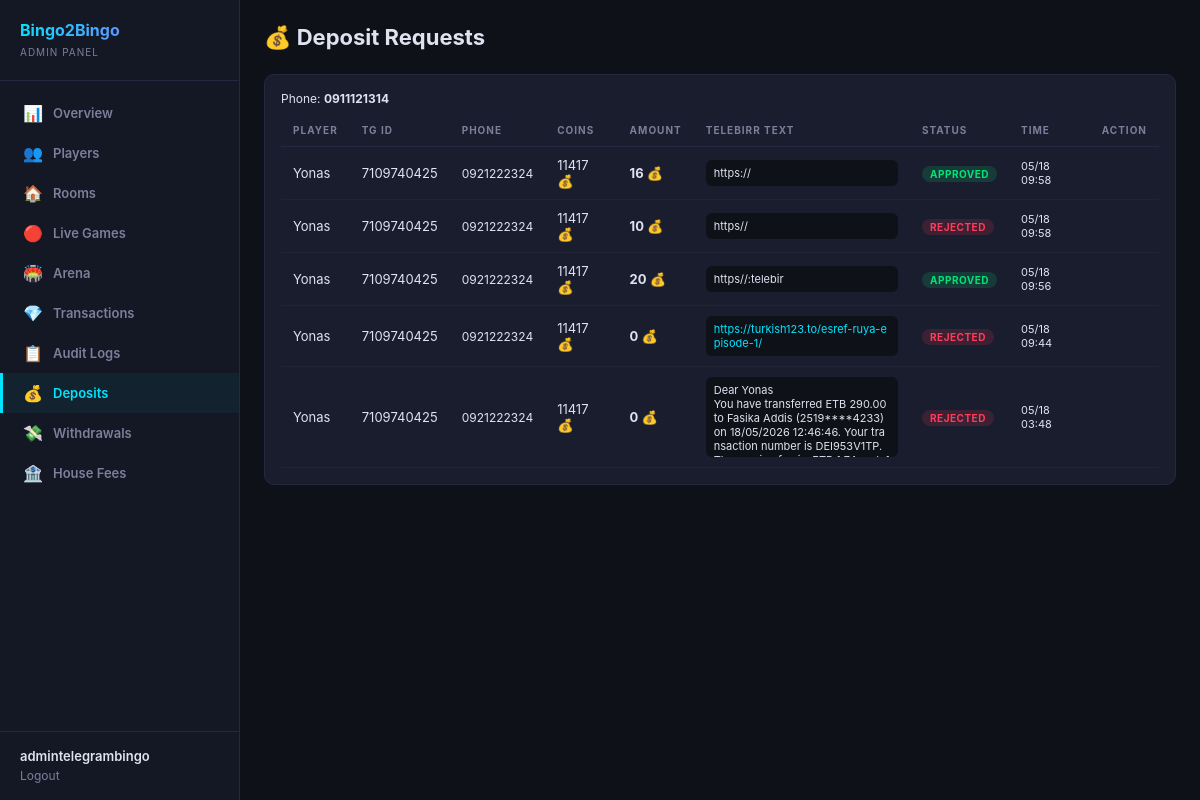
The page /dashboard/deposits/ (signed in) on the database as committed earlier.
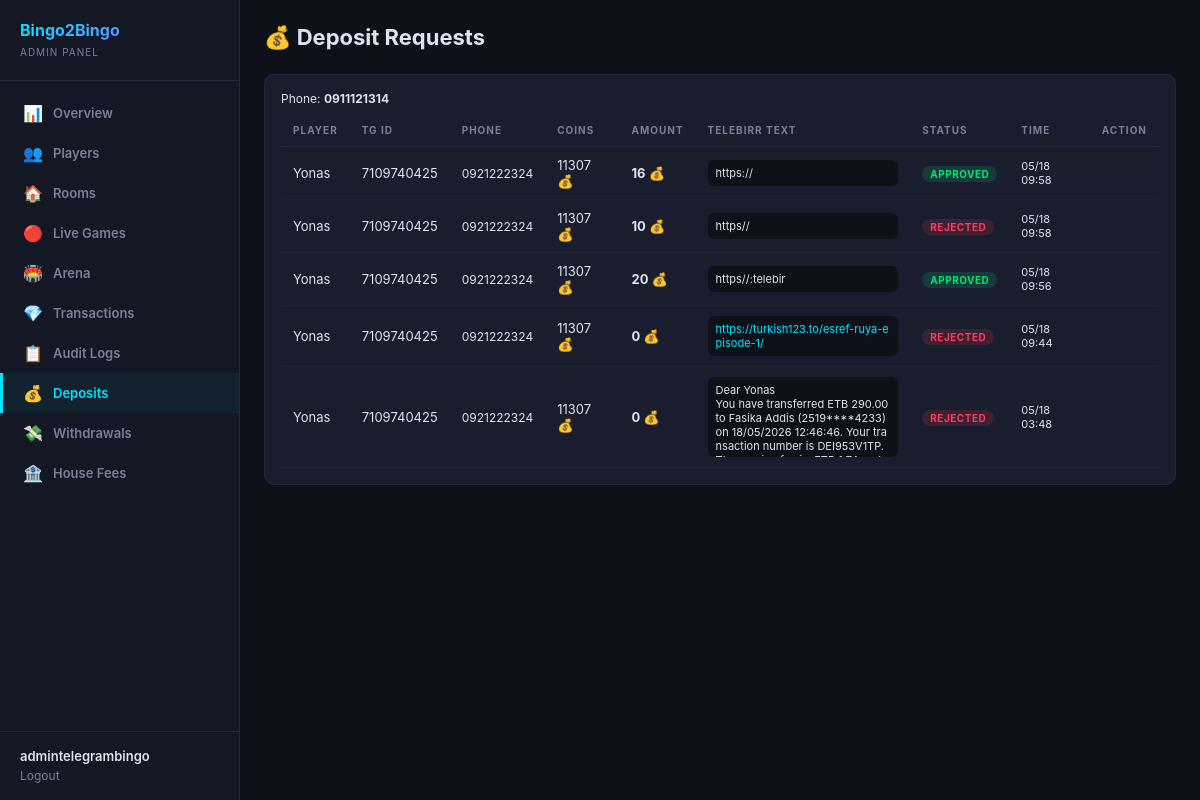
The same page on the database as committed later.
### finance/models.py (models this page shows, shortened)
class DepositRequest(models.Model):
    class Status(models.TextChoices):
        PENDING = 'pending', 'Pending'
        APPROVED = 'approved', 'Approved'
        REJECTED = 'rejected', 'Rejected'
    player = models.ForeignKey(Player, on_delete=models.CASCADE, related_name='deposit_requests')
    amount = models.BigIntegerField(default=0)
    telebirr_text = models.TextField()
    status = models.CharField(max_length=10, choices=Status.choices, default=Status.PENDING)
    reviewed_by = models.ForeignKey(User, null=True, blank=True, on_delete=models.SET_NULL)
    created_at = models.DateTimeField(default=timezone.now)
    reviewed_at = models.DateTimeField(null=True, blank=True)
    class Meta:
        verbose_name = 'Deposit Request'
        verbose_name_plural = 'Deposit Requests'
        ordering = ['-created_at']

### users/models.py (models this page shows, shortened)
class Player(models.Model):
    telegram_id = models.BigIntegerField(unique=True, db_index=True)
    username = models.CharField(max_length=255, blank=True, default='')
    first_name = models.CharField(max_length=255, blank=True, default='')
    phone_number = models.CharField(max_length=20, blank=True, default='')
    coins = models.BigIntegerField(default=10)
    wins = models.IntegerField(default=0)
    losses = models.IntegerField(default=0)
    games_played = models.IntegerField(default=0)
    xp = models.BigIntegerField(default=0)
    level = models.IntegerField(default=1)
    referral_code = models.CharField(max_length=32, unique=True, blank=True)
    invited_by = models.ForeignKey(
        'self', null=True, blank=True,
        on_delete=models.SET_NULL,
        related_name='invitees'
    )
    is_banned = models.BooleanField(default=False)
    last_daily_bonus = models.DateTimeField(null=True, blank=True)
    created_at = models.DateTimeField(default=timezone.now)
    class Meta:
        verbose_name = 'Player'
        verbose_name_plural = 'Players'
        ordering = ['-coins']

### dashboard/views.py (the view)
# urls.py: path('deposits/', views.finance_deposits, name='admin_deposits'),
@admin_required
def finance_deposits(request):
    from finance.views import admin_deposits
    return admin_deposits(request)

### dashboard/auth.py (called while the page is built)
def admin_required(view_func):
    @wraps(view_func)
    def wrapper(request, *args, **kwargs):
        if not request.user.is_authenticated:
            return redirect('dashboard:login')
        if not request.user.is_staff and not request.user.is_superuser:
            messages.error(request, 'Access denied. Staff only.')
            return redirect('dashboard:login')
        return view_func(request, *args, **kwargs)
    return wrapper

### finance/views.py (called while the page is built)
@admin_required
def admin_deposits(request):
    deposits = DepositRequest.objects.select_related('player', 'reviewed_by').order_by('-created_at')[:100]
    return render(request, 'finance/admin_deposits.html', {
        'deposits': deposits,
        'status_filter': request.GET.get('status', 'all'),
        'phonenumber': PHONENUMBER,
    })

### finance/templates/finance/admin_deposits.html (shortened to what this page needs)
{% extends 'dashboard/base.html' %}
{% block content %}
<div class="header"><h1>💰 Deposit Requests</h1></div>
<div class="card">
  <div style="color:var(--text-secondary);font-size:12px;margin-bottom:8px;">Phone: <strong style="color:var(--neon-gold);">{{ phonenumber }}</strong></div>
  <table>
    <thead><tr><th>Player</th><th>TG ID</th><th>Phone</th><th>Coins</th><th>Amount</th><th>Telebirr Text</th><th>Status</th><th>Time</th><th>Action</th></tr></thead>
    <tbody>
    {% for d in deposits %}
    <tr>
      <td>{{ d.player.first_name }}</td>
      <td>{{ d.player.telegram_id }}</td>
      <td style="font-size:12px;">{{ d.player.phone_number|default:"—" }}</td>
      <td>{{ d.player.coins }} 💰</td>
      <td style="color:var(--neon-gold);font-weight:700;">{{ d.amount }} 💰</td>
      <td style="max-width:250px;">
        <div style="max-height:80px;overflow-y:auto;white-space:pre-wrap;font-size:11px;color:var(--text-secondary);background:var(--bg);padding:6px 8px;border-radius:6px;word-break:break-all;" class="tx-text">{{ d.telebirr_text }}</div>
      </td>
      <td>{% if d.status == 'pending' %}<span class="badge badge-warning">Pending</span>
        {% elif d.status == 'approved' %}<span class="badge badge-success">Approved</span>
        {% else %}<span class="badge badge-danger">Rejected</span>{% endif %}</td>
      <td style="font-size:11px;">{{ d.created_at|date:"m/d H:i" }}</td>
      <td>
      </td>
    </tr>
    {% empty %}
    <tr><td colspan="9" style="text-align:center;color:var(--muted);padding:32px;">No deposit requests</td></tr>
    {% endfor %}
    </tbody>
  </table>
</div>
{% endblock %}

Rows that differ between the two databases and show on the page:
changed through a linked row, DepositRequest (number 1 of 5 on the later page): player.coins "11417" → "11307"
changed through a linked row, DepositRequest (number 2 of 5 on the later page): player.coins "11417" → "11307"
changed through a linked row, DepositRequest (number 3 of 5 on the later page): player.coins "11417" → "11307"
changed through a linked row, DepositRequest (number 4 of 5 on the later page): player.coins "11417" → "11307"
changed through a linked row, DepositRequest (number 5 of 5 on the later page): player.coins "11417" → "11307"
